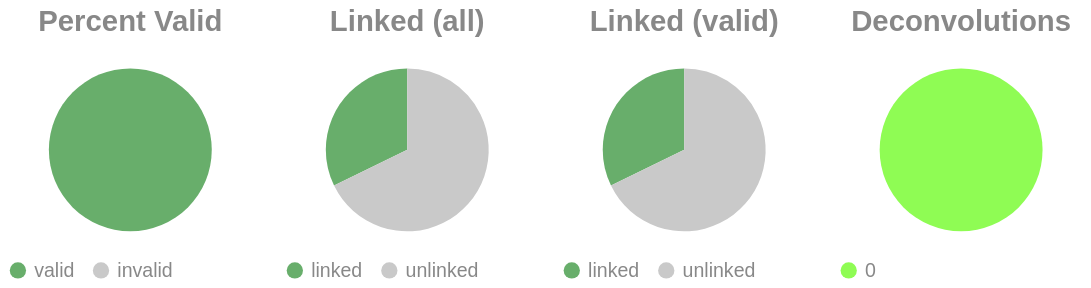

This figure's notebook cell:
### Code cell
if SKIPLR:
    pass
else:
    clash = Counter()
    for i in valids['molecule']:
        _mol = i.split("-")
        if len(_mol) == 1:
            clash.update('0')
        else:
            clash.update(_mol[-1])

    _d = {"deconvolutions": [], 'count': []}
    for k,v in clash.items():
        _d['deconvolutions'].append(k)
        _d['count'].append(v)

    tot_valid = valids['reads'].sum()
    mask = valids['reads'] >= 2
    n_linked_reads = valids.loc[mask, 'reads'].sum()
    perc_valid = round(tot_valid / n_reads, 4)
    linked_perc_abs = round(n_linked_reads / n_reads, 4)
    linked_perc = round(n_linked_reads / tot_valid, 4)

    _valid = pd.DataFrame({"valids": ['valid', 'invalid'] , "count":  [tot_valid, n_reads - tot_valid]})
    _linked_abs = pd.DataFrame({"linked (absolute)": ['linked', 'unlinked'] , "count":  [n_linked_reads, n_reads - n_linked_reads]})
    _linked_rel = pd.DataFrame({"linked (valids)": ['linked', 'unlinked'] , "count":  [n_linked_reads, tot_valid - n_linked_reads]})

    (
        alt.hconcat(
            piechart(_valid, goodval = 'valid', title = "Percent Valid"),
            piechart(_linked_abs, goodval = "linked", title =  "Linked (all)"),
            piechart(_linked_rel, goodval = "linked", title =  "Linked (valid)"),
            convolutionpie(pd.DataFrame(_d), title = "Deconvolutions"),
            center = True,
            bounds = 'flush'
        )
        .resolve_scale(color='independent')
        .resolve_legend('independent')
        .properties(usermeta={'embedOptions': {"actions": False}})
    ).display()

### Figure 1 — Vega-Lite specification as saved in the notebook (floating-point values rounded to 4 significant figures)
{"width": "container", "height": 400, "config": {"title": {"anchor": "start", "dy": -15, "fontSize": 18, "color": "#888888", "subtitleColor": "#888888", "subtitleFontSize": 14}, "arc": {"fill": "#0072B2"}, "axis": {"domainColor": "#888888", "domainWidth": 0.5, "gridWidth": 0.2, "grid": false, "titleFontWeight": 400, "titleFontSize": 15, "labelFontSize": 11, "labelColor": "#888888", "tickColor": "#888888", "tickWidth": 0.2, "titleColor": "#888888"}, "axisBand": {"grid": false}, "axisX": {"grid": true, "tickSize": 10, "domainCap": "round"}, "axisY": {"domain": false, "grid": true, "tickSize": 0, "domainCap": "round"}, "background": "transparent", "header": {"labelFontSize": 15, "labelColor": "#888888", "titleFontSize": 15, "titleFontWeight": 600, "titleColor": "#888888"}, "legend": {"labelFont": "sans-serif", "labelFontSize": 12, "labelColor": "#888888", "symbolSize": 100, "symbolType": "circle", "titleFontSize": 12, "titlePadding": 10, "titleColor": "#888888", "title": null}, "range": {"category": ["#E69F00", "#56B4E9", "#009E73", "#F0E442", "#0072B2", "#D55E00", "#CC79A7", "#000000"], "diverging": ["#cfe8f3", "#a2d4ec", "#73bfe2", "#46abdb", "#1696d2", "#12719e"]}, "area": {"fill": "#0072B2", "fillOpacity": 0.7, "line": true, "strokeOpacity": 0.7}, "line": {"color": "#0072B2", "stroke": "#0072B2", "strokeWidth": 2}, "trail": {"color": "#0072B2", "stroke": "#0072B2", "strokeWidth": 0, "size": 1}, "point": {"filled": true}, "text": {"color": "#888888", "fontSize": 11, "align": "right", "fontWeight": 400, "size": 11}, "bar": {"fill": "#0072B2", "stroke": null}, "view": {"stroke": null, "continuousWidth": 660, "continuousHeight": 400}}, "hconcat": [{"data": {"name": "data-67a71f193e786d7bab7de51787b3d540"}, "mark": {"type": "arc"}, "encoding": {"color": {"field": "valids", "legend": {"orient": "bottom", "title": null}, "scale": {"domain": ["valid", "invalid"], "range": ["#68ae6b", "#C9C9C9"]}, "title": "Valids", "type": "nominal"}, "theta": {"field": "count", "type": "quantitative"}, "tooltip": [{"field": "valids", "title": "Valids", "type": "ordinal"}, {"field": "percent", "format": ".2%", "title": "Percent", "type": "quantitative"}, {"field": "count", "title": "Count", "type": "quantitative"}]}, "height": 100, "title": {"text": "Percent Valid", "align": "center", "anchor": "middle"}, "transform": [{"calculate": "datum.count / 30713", "as": "percent"}], "width": 150}, {"data": {"name": "data-ebbb0c981c49f78bb6ea08cfd4db8609"}, "mark": {"type": "arc"}, "encoding": {"color": {"field": "linked (absolute)", "legend": {"orient": "bottom", "title": null}, "scale": {"domain": ["linked", "unlinked"], "range": ["#68ae6b", "#C9C9C9"]}, "title": "Linked (Absolute)", "type": "nominal"}, "theta": {"field": "count", "type": "quantitative"}, "tooltip": [{"field": "linked (absolute)", "title": "Linked (Absolute)", "type": "ordinal"}, {"field": "percent", "format": ".2%", "title": "Percent", "type": "quantitative"}, {"field": "count", "title": "Count", "type": "quantitative"}]}, "height": 100, "title": {"text": "Linked (all)", "align": "center", "anchor": "middle"}, "transform": [{"calculate": "datum.count / 30713", "as": "percent"}], "width": 150}, {"data": {"name": "data-40718fc14ac99ebaa6481a9d6e947c50"}, "mark": {"type": "arc"}, "encoding": {"color": {"field": "linked (valids)", "legend": {"orient": "bottom", "title": null}, "scale": {"domain": ["linked", "unlinked"], "range": ["#68ae6b", "#C9C9C9"]}, "title": "Linked (Valids)", "type": "nominal"}, "theta": {"field": "count", "type": "quantitative"}, "tooltip": [{"field": "linked (valids)", "title": "Linked (Valids)", "type": "ordinal"}, {"field": "percent", "format": ".2%", "title": "Percent", "type": "quantitative"}, {"field": "count", "title": "Count", "type": "quantitative"}]}, "height": 100, "title": {"text": "Linked (valid)", "align": "center", "anchor": "middle"}, "transform": [{"calculate": "datum.count / 30713", "as": "percent"}], "width": 150}, {"data": {"name": "data-62c7585292d360d1a94fa2204fd287f5"}, "mark": {"type": "arc"}, "encoding": {"color": {"field": "deconvolutions", "legend": {"orient": "bottom", "title": null}, "scale": {"scheme": "turbo"}, "title": "Deconvolutions", "type": "nominal"}, "theta": {"field": "count", "type": "quantitative"}, "tooltip": [{"field": "deconvolutions", "title": "Deconvolutions", "type": "ordinal"}, {"field": "percent", "format": ".2%", "title": "Percent", "type": "quantitative"}, {"field": "count", "title": "Count", "type": "quantitative"}]}, "height": 100, "title": {"text": "Deconvolutions", "align": "center", "anchor": "middle"}, "transform": [{"calculate": "datum.count / 25166", "as": "percent"}], "width": 150}], "bounds": "flush", "center": true, "resolve": {"legend": {"angle": "independent"}, "scale": {"color": "independent"}}, "usermeta": {"embedOptions": {"actions": false}}, "$schema": "https://vega.github.io/schema/vega-lite/v6.1.0.json", "datasets": {"data-67a71f193e786d7bab7de51787b3d540": [{"valids": "valid", "count": 30713}, {"valids": "invalid", "count": 0}], "data-ebbb0c981c49f78bb6ea08cfd4db8609": [{"linked (absolute)": "linked", "count": 9897}, {"linked (absolute)": "unlinked", "count": 20816}], "data-40718fc14ac99ebaa6481a9d6e947c50": [{"linked (valids)": "linked", "count": 9897}, {"linked (valids)": "unlinked", "count": 20816}], "data-62c7585292d360d1a94fa2204fd287f5": [{"deconvolutions": "0", "count": 25166}]}}
